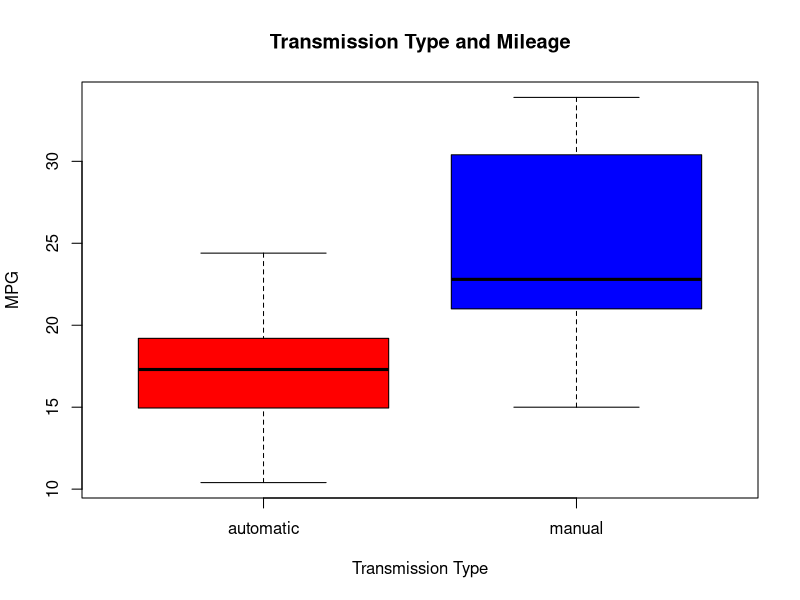
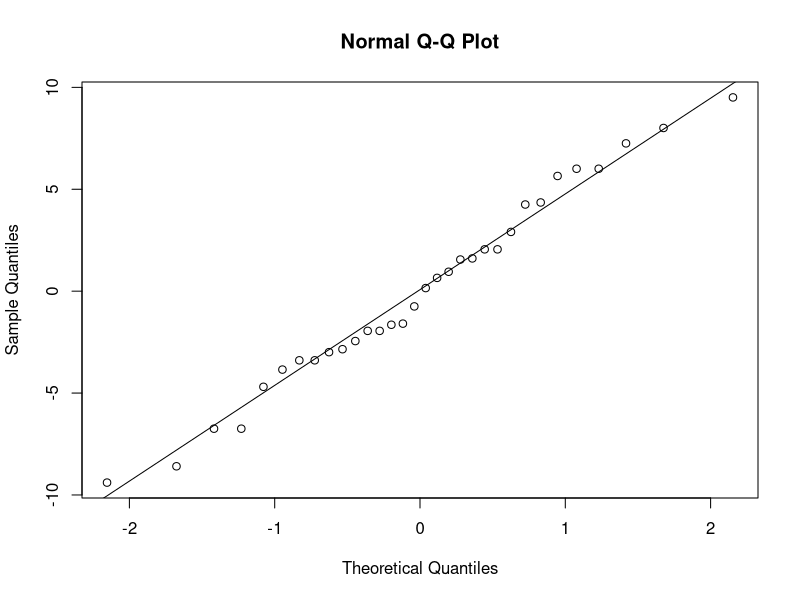
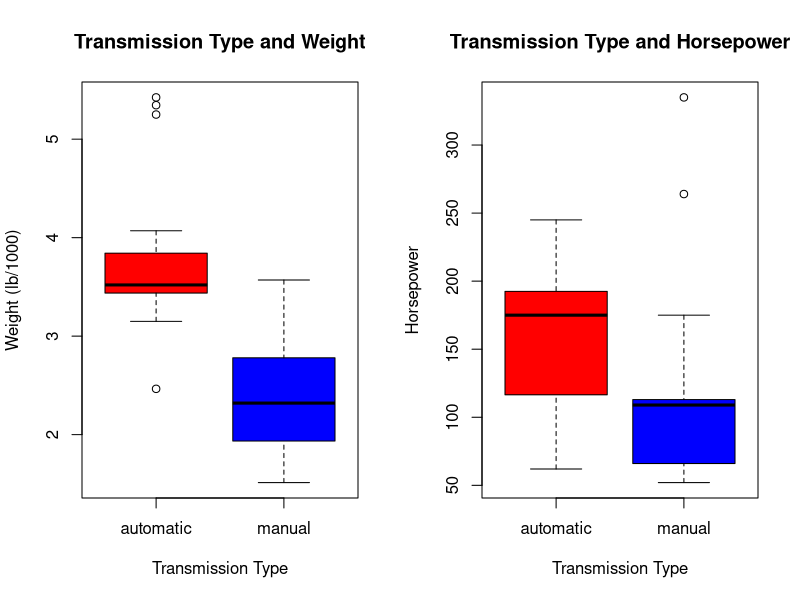

Source code (R) for these figures, in order:
## ---- chunk 1
# setup the dataset
data(mtcars)
mtcars$am[mtcars$am == '0'] = 'automatic'
mtcars$am[mtcars$am == '1'] = 'manual'
groups = split(mtcars, mtcars$am)
## ---- chunk 2
# ----- Figure 1
boxplot(mpg ~ am, data=mtcars, col=c('red', 'blue'), ylab='MPG', xlab='Transmission Type', main='Transmission Type and Mileage')
summary(groups$automatic$mpg) # summary of mpg for automatic transmission vehicles
summary(groups$manual$mpg) # summary of mpg for manual transmission vehicles
## ---- chunk 3
# basic linear regression with mpg as the response and am as the regressor
fit = lm(mpg ~ as.factor(am), data=mtcars)

# ----- Analysis 1
summary(fit)

# ----- Figure 2
qqnorm(fit$residuals); qqline(fit$residuals)
## ---- chunk 4
# ----- Figure 3
par(mfrow=c(1, 2))
boxplot(wt ~ am, data=mtcars, col=c('red', 'blue'), ylab='Weight (lb/1000)', xlab='Transmission Type', main='Transmission Type and Weight')
boxplot(hp ~ am, data=mtcars, col=c('red', 'blue'), ylab='Horsepower', xlab='Transmission Type', main='Transmission Type and Horsepower')

fit1 = lm(mpg ~ as.factor(am), data=mtcars)
fit2 = lm(mpg ~ as.factor(am) + wt, data=mtcars)
fit3 = lm(mpg ~ as.factor(am) + wt + hp, data=mtcars)

# ----- Analysis 2
anova(fit1, fit2, fit3)

# ----- Analysis 3
# Adjusted R^2 values for each successive model from above
print(c(summary(fit1)$adj.r.squared, summary(fit2)$adj.r.squared, summary(fit3)$adj.r.squared))

# ----- Final Analysis 4
summary(fit3)
